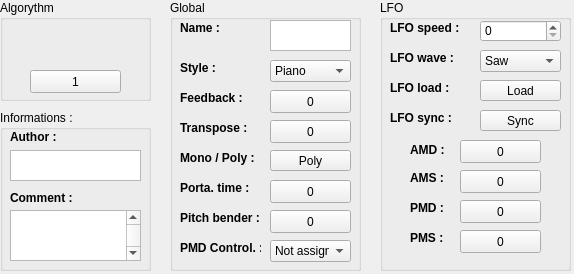
<?xml version="1.0" encoding="UTF-8"?>
<ui version="4.0">
 <class>QVoice</class>
 <widget class="QWidget" name="QVoice">
  <property name="geometry">
   <rect>
    <x>0</x>
    <y>0</y>
    <width>574</width>
    <height>274</height>
   </rect>
  </property>
  <property name="windowTitle">
   <string>Form</string>
  </property>
  <widget class="QGroupBox" name="grpBox_global">
   <property name="geometry">
    <rect>
     <x>170</x>
     <y>0</y>
     <width>191</width>
     <height>271</height>
    </rect>
   </property>
   <property name="title">
    <string>Global</string>
   </property>
   <widget class="QLabel" name="lbl_style">
    <property name="geometry">
     <rect>
      <x>10</x>
      <y>60</y>
      <width>81</width>
      <height>16</height>
     </rect>
    </property>
    <property name="font">
     <font>
      <weight>75</weight>
      <bold>true</bold>
     </font>
    </property>
    <property name="text">
     <string>Style :</string>
    </property>
   </widget>
   <widget class="QComboBox" name="cmbBox_style">
    <property name="geometry">
     <rect>
      <x>100</x>
      <y>60</y>
      <width>81</width>
      <height>22</height>
     </rect>
    </property>
    <item>
     <property name="text">
      <string>Piano</string>
     </property>
    </item>
    <item>
     <property name="text">
      <string>Keys</string>
     </property>
    </item>
    <item>
     <property name="text">
      <string>Organ</string>
     </property>
    </item>
    <item>
     <property name="text">
      <string>Guitar</string>
     </property>
    </item>
    <item>
     <property name="text">
      <string>Bass</string>
     </property>
    </item>
    <item>
     <property name="text">
      <string>Orch</string>
     </property>
    </item>
    <item>
     <property name="text">
      <string>Brass</string>
     </property>
    </item>
    <item>
     <property name="text">
      <string>Synth</string>
     </property>
    </item>
    <item>
     <property name="text">
      <string>Pad</string>
     </property>
    </item>
    <item>
     <property name="text">
      <string>Ethnic</string>
     </property>
    </item>
    <item>
     <property name="text">
      <string>Bells</string>
     </property>
    </item>
    <item>
     <property name="text">
      <string>Rythm</string>
     </property>
    </item>
    <item>
     <property name="text">
      <string>SFX</string>
     </property>
    </item>
    <item>
     <property name="text">
      <string>Other</string>
     </property>
    </item>
   </widget>
   <widget class="QLabel" name="lbl_name">
    <property name="geometry">
     <rect>
      <x>10</x>
      <y>20</y>
      <width>81</width>
      <height>16</height>
     </rect>
    </property>
    <property name="font">
     <font>
      <weight>75</weight>
      <bold>true</bold>
     </font>
    </property>
    <property name="text">
     <string>Name :</string>
    </property>
   </widget>
   <widget class="QPlainTextEdit" name="txtEdit_voicename">
    <property name="geometry">
     <rect>
      <x>100</x>
      <y>20</y>
      <width>81</width>
      <height>31</height>
     </rect>
    </property>
    <property name="verticalScrollBarPolicy">
     <enum>Qt::ScrollBarAlwaysOff</enum>
    </property>
    <property name="horizontalScrollBarPolicy">
     <enum>Qt::ScrollBarAlwaysOff</enum>
    </property>
    <property name="lineWrapMode">
     <enum>QPlainTextEdit::NoWrap</enum>
    </property>
    <property name="plainText">
     <string/>
    </property>
    <property name="maximumBlockCount">
     <number>6</number>
    </property>
   </widget>
   <widget class="QLabel" name="lbl_feedback">
    <property name="geometry">
     <rect>
      <x>10</x>
      <y>90</y>
      <width>81</width>
      <height>16</height>
     </rect>
    </property>
    <property name="font">
     <font>
      <weight>75</weight>
      <bold>true</bold>
     </font>
    </property>
    <property name="text">
     <string>Feedback :</string>
    </property>
   </widget>
   <widget class="QLabel" name="lbl_trans">
    <property name="geometry">
     <rect>
      <x>10</x>
      <y>120</y>
      <width>81</width>
      <height>16</height>
     </rect>
    </property>
    <property name="font">
     <font>
      <weight>75</weight>
      <bold>true</bold>
     </font>
    </property>
    <property name="text">
     <string>Transpose :</string>
    </property>
   </widget>
   <widget class="QLabel" name="lbl_porta_2">
    <property name="geometry">
     <rect>
      <x>10</x>
      <y>180</y>
      <width>81</width>
      <height>16</height>
     </rect>
    </property>
    <property name="font">
     <font>
      <weight>75</weight>
      <bold>true</bold>
     </font>
    </property>
    <property name="text">
     <string>Porta. time :</string>
    </property>
   </widget>
   <widget class="QLabel" name="lbl_pmdctl_2">
    <property name="geometry">
     <rect>
      <x>10</x>
      <y>240</y>
      <width>81</width>
      <height>16</height>
     </rect>
    </property>
    <property name="font">
     <font>
      <weight>75</weight>
      <bold>true</bold>
     </font>
    </property>
    <property name="text">
     <string>PMD Control. :</string>
    </property>
   </widget>
   <widget class="QLabel" name="lbl_pitch_2">
    <property name="geometry">
     <rect>
      <x>10</x>
      <y>210</y>
      <width>81</width>
      <height>16</height>
     </rect>
    </property>
    <property name="font">
     <font>
      <weight>75</weight>
      <bold>true</bold>
     </font>
    </property>
    <property name="text">
     <string>Pitch bender :</string>
    </property>
   </widget>
   <widget class="QLabel" name="lbl_poly_2">
    <property name="geometry">
     <rect>
      <x>10</x>
      <y>150</y>
      <width>81</width>
      <height>16</height>
     </rect>
    </property>
    <property name="font">
     <font>
      <weight>75</weight>
      <bold>true</bold>
     </font>
    </property>
    <property name="text">
     <string>Mono / Poly :</string>
    </property>
   </widget>
   <widget class="QPushButton" name="pshBut_poly">
    <property name="geometry">
     <rect>
      <x>100</x>
      <y>150</y>
      <width>81</width>
      <height>21</height>
     </rect>
    </property>
    <property name="text">
     <string>Poly</string>
    </property>
    <property name="checkable">
     <bool>true</bool>
    </property>
   </widget>
   <widget class="QComboBox" name="cmbBox_pmdctl">
    <property name="geometry">
     <rect>
      <x>100</x>
      <y>240</y>
      <width>81</width>
      <height>22</height>
     </rect>
    </property>
    <item>
     <property name="text">
      <string>Not assigned</string>
     </property>
    </item>
    <item>
     <property name="text">
      <string>After touch</string>
     </property>
    </item>
    <item>
     <property name="text">
      <string>Mod. wheel</string>
     </property>
    </item>
    <item>
     <property name="text">
      <string>Breath ctl.</string>
     </property>
    </item>
    <item>
     <property name="text">
      <string>Foot ctl.</string>
     </property>
    </item>
   </widget>
   <widget class="QButton" name="but_feedback">
    <property name="geometry">
     <rect>
      <x>100</x>
      <y>90</y>
      <width>81</width>
      <height>23</height>
     </rect>
    </property>
    <property name="baseSize">
     <size>
      <width>0</width>
      <height>7</height>
     </size>
    </property>
    <property name="text">
     <string>0</string>
    </property>
   </widget>
   <widget class="QButton" name="but_transpose">
    <property name="geometry">
     <rect>
      <x>100</x>
      <y>120</y>
      <width>81</width>
      <height>23</height>
     </rect>
    </property>
    <property name="baseSize">
     <size>
      <width>128</width>
      <height>127</height>
     </size>
    </property>
    <property name="text">
     <string>0</string>
    </property>
   </widget>
   <widget class="QButton" name="but_porta">
    <property name="geometry">
     <rect>
      <x>100</x>
      <y>180</y>
      <width>81</width>
      <height>23</height>
     </rect>
    </property>
    <property name="baseSize">
     <size>
      <width>0</width>
      <height>127</height>
     </size>
    </property>
    <property name="text">
     <string>0</string>
    </property>
   </widget>
   <widget class="QButton" name="but_pitch">
    <property name="geometry">
     <rect>
      <x>100</x>
      <y>210</y>
      <width>81</width>
      <height>23</height>
     </rect>
    </property>
    <property name="baseSize">
     <size>
      <width>0</width>
      <height>12</height>
     </size>
    </property>
    <property name="text">
     <string>0</string>
    </property>
   </widget>
  </widget>
  <widget class="QGroupBox" name="grpBox_algos">
   <property name="geometry">
    <rect>
     <x>0</x>
     <y>0</y>
     <width>151</width>
     <height>101</height>
    </rect>
   </property>
   <property name="title">
    <string>Algorythm</string>
   </property>
   <widget class="QLabel" name="lbl_algo">
    <property name="geometry">
     <rect>
      <x>40</x>
      <y>20</y>
      <width>71</width>
      <height>41</height>
     </rect>
    </property>
    <property name="text">
     <string/>
    </property>
    <property name="pixmap">
     <pixmap>:/imgs/algo1.bmp</pixmap>
    </property>
   </widget>
   <widget class="QButton" name="but_algo">
    <property name="geometry">
     <rect>
      <x>30</x>
      <y>70</y>
      <width>91</width>
      <height>23</height>
     </rect>
    </property>
    <property name="baseSize">
     <size>
      <width>1</width>
      <height>8</height>
     </size>
    </property>
    <property name="text">
     <string>1</string>
    </property>
   </widget>
  </widget>
  <widget class="QGroupBox" name="grpBox_LFO">
   <property name="geometry">
    <rect>
     <x>380</x>
     <y>0</y>
     <width>191</width>
     <height>271</height>
    </rect>
   </property>
   <property name="title">
    <string>LFO</string>
   </property>
   <widget class="QLabel" name="lbl_LFOwave">
    <property name="geometry">
     <rect>
      <x>10</x>
      <y>50</y>
      <width>81</width>
      <height>16</height>
     </rect>
    </property>
    <property name="font">
     <font>
      <weight>75</weight>
      <bold>true</bold>
     </font>
    </property>
    <property name="text">
     <string>LFO wave :</string>
    </property>
   </widget>
   <widget class="QComboBox" name="cmbBox_LFOwave">
    <property name="geometry">
     <rect>
      <x>100</x>
      <y>50</y>
      <width>81</width>
      <height>22</height>
     </rect>
    </property>
    <item>
     <property name="text">
      <string>Saw</string>
     </property>
    </item>
    <item>
     <property name="text">
      <string>Square</string>
     </property>
    </item>
    <item>
     <property name="text">
      <string>Triangle</string>
     </property>
    </item>
    <item>
     <property name="text">
      <string>S&amp;H</string>
     </property>
    </item>
   </widget>
   <widget class="QLabel" name="lbl_AMD">
    <property name="geometry">
     <rect>
      <x>30</x>
      <y>140</y>
      <width>41</width>
      <height>20</height>
     </rect>
    </property>
    <property name="font">
     <font>
      <weight>75</weight>
      <bold>true</bold>
     </font>
    </property>
    <property name="text">
     <string>AMD :</string>
    </property>
   </widget>
   <widget class="QLabel" name="lbl_PMD">
    <property name="geometry">
     <rect>
      <x>30</x>
      <y>200</y>
      <width>41</width>
      <height>16</height>
     </rect>
    </property>
    <property name="font">
     <font>
      <weight>75</weight>
      <bold>true</bold>
     </font>
    </property>
    <property name="text">
     <string>PMD :</string>
    </property>
   </widget>
   <widget class="QSpinBox" name="spnBox_LFOspeed">
    <property name="geometry">
     <rect>
      <x>100</x>
      <y>20</y>
      <width>81</width>
      <height>22</height>
     </rect>
    </property>
    <property name="minimum">
     <number>0</number>
    </property>
    <property name="maximum">
     <number>255</number>
    </property>
    <property name="value">
     <number>0</number>
    </property>
   </widget>
   <widget class="QLabel" name="lbl_LFOspeed">
    <property name="geometry">
     <rect>
      <x>10</x>
      <y>20</y>
      <width>81</width>
      <height>16</height>
     </rect>
    </property>
    <property name="font">
     <font>
      <weight>75</weight>
      <bold>true</bold>
     </font>
    </property>
    <property name="text">
     <string>LFO speed :</string>
    </property>
   </widget>
   <widget class="QLabel" name="lbl_AMS">
    <property name="geometry">
     <rect>
      <x>30</x>
      <y>170</y>
      <width>41</width>
      <height>16</height>
     </rect>
    </property>
    <property name="font">
     <font>
      <weight>75</weight>
      <bold>true</bold>
     </font>
    </property>
    <property name="text">
     <string>AMS :</string>
    </property>
   </widget>
   <widget class="QLabel" name="lbl_PMS">
    <property name="geometry">
     <rect>
      <x>30</x>
      <y>230</y>
      <width>41</width>
      <height>16</height>
     </rect>
    </property>
    <property name="font">
     <font>
      <weight>75</weight>
      <bold>true</bold>
     </font>
    </property>
    <property name="text">
     <string>PMS :</string>
    </property>
   </widget>
   <widget class="QLabel" name="lbl_poly_3">
    <property name="geometry">
     <rect>
      <x>10</x>
      <y>80</y>
      <width>81</width>
      <height>16</height>
     </rect>
    </property>
    <property name="font">
     <font>
      <weight>75</weight>
      <bold>true</bold>
     </font>
    </property>
    <property name="text">
     <string>LFO load :</string>
    </property>
   </widget>
   <widget class="QPushButton" name="pshBut_LFOload">
    <property name="geometry">
     <rect>
      <x>100</x>
      <y>80</y>
      <width>81</width>
      <height>21</height>
     </rect>
    </property>
    <property name="text">
     <string>Load</string>
    </property>
    <property name="checkable">
     <bool>true</bool>
    </property>
   </widget>
   <widget class="QLabel" name="lbl_poly_4">
    <property name="geometry">
     <rect>
      <x>10</x>
      <y>110</y>
      <width>81</width>
      <height>16</height>
     </rect>
    </property>
    <property name="font">
     <font>
      <weight>75</weight>
      <bold>true</bold>
     </font>
    </property>
    <property name="text">
     <string>LFO sync :</string>
    </property>
   </widget>
   <widget class="QPushButton" name="pshBut_LFOsync">
    <property name="geometry">
     <rect>
      <x>100</x>
      <y>110</y>
      <width>81</width>
      <height>21</height>
     </rect>
    </property>
    <property name="text">
     <string>Sync</string>
    </property>
    <property name="checkable">
     <bool>true</bool>
    </property>
   </widget>
   <widget class="QButton" name="but_AMD">
    <property name="geometry">
     <rect>
      <x>80</x>
      <y>140</y>
      <width>81</width>
      <height>23</height>
     </rect>
    </property>
    <property name="baseSize">
     <size>
      <width>0</width>
      <height>127</height>
     </size>
    </property>
    <property name="text">
     <string>0</string>
    </property>
   </widget>
   <widget class="QButton" name="but_AMS">
    <property name="geometry">
     <rect>
      <x>80</x>
      <y>170</y>
      <width>81</width>
      <height>23</height>
     </rect>
    </property>
    <property name="baseSize">
     <size>
      <width>0</width>
      <height>3</height>
     </size>
    </property>
    <property name="text">
     <string>0</string>
    </property>
   </widget>
   <widget class="QButton" name="but_PMD">
    <property name="geometry">
     <rect>
      <x>80</x>
      <y>200</y>
      <width>81</width>
      <height>23</height>
     </rect>
    </property>
    <property name="baseSize">
     <size>
      <width>0</width>
      <height>127</height>
     </size>
    </property>
    <property name="text">
     <string>0</string>
    </property>
   </widget>
   <widget class="QButton" name="but_PMS">
    <property name="geometry">
     <rect>
      <x>80</x>
      <y>230</y>
      <width>81</width>
      <height>23</height>
     </rect>
    </property>
    <property name="baseSize">
     <size>
      <width>0</width>
      <height>7</height>
     </size>
    </property>
    <property name="text">
     <string>0</string>
    </property>
   </widget>
  </widget>
  <widget class="QGroupBox" name="groupBox">
   <property name="geometry">
    <rect>
     <x>0</x>
     <y>110</y>
     <width>151</width>
     <height>161</height>
    </rect>
   </property>
   <property name="title">
    <string>Informations :</string>
   </property>
   <widget class="QLabel" name="lbl_author">
    <property name="geometry">
     <rect>
      <x>10</x>
      <y>20</y>
      <width>46</width>
      <height>14</height>
     </rect>
    </property>
    <property name="font">
     <font>
      <weight>75</weight>
      <bold>true</bold>
     </font>
    </property>
    <property name="text">
     <string>Author :</string>
    </property>
   </widget>
   <widget class="QPlainTextEdit" name="txtEdit_author">
    <property name="geometry">
     <rect>
      <x>10</x>
      <y>40</y>
      <width>131</width>
      <height>31</height>
     </rect>
    </property>
    <property name="verticalScrollBarPolicy">
     <enum>Qt::ScrollBarAlwaysOff</enum>
    </property>
    <property name="horizontalScrollBarPolicy">
     <enum>Qt::ScrollBarAlwaysOff</enum>
    </property>
    <property name="lineWrapMode">
     <enum>QPlainTextEdit::NoWrap</enum>
    </property>
   </widget>
   <widget class="QPlainTextEdit" name="txtEdit_comment">
    <property name="geometry">
     <rect>
      <x>10</x>
      <y>100</y>
      <width>131</width>
      <height>51</height>
     </rect>
    </property>
    <property name="verticalScrollBarPolicy">
     <enum>Qt::ScrollBarAlwaysOn</enum>
    </property>
    <property name="horizontalScrollBarPolicy">
     <enum>Qt::ScrollBarAlwaysOff</enum>
    </property>
    <property name="lineWrapMode">
     <enum>QPlainTextEdit::NoWrap</enum>
    </property>
   </widget>
   <widget class="QLabel" name="lbl_author_2">
    <property name="geometry">
     <rect>
      <x>10</x>
      <y>80</y>
      <width>71</width>
      <height>16</height>
     </rect>
    </property>
    <property name="font">
     <font>
      <weight>75</weight>
      <bold>true</bold>
     </font>
    </property>
    <property name="text">
     <string>Comment :</string>
    </property>
   </widget>
  </widget>
 </widget>
 <customwidgets>
  <customwidget>
   <class>QButton</class>
   <extends>QPushButton</extends>
   <header>interface/qbutton.h</header>
  </customwidget>
 </customwidgets>
 <resources/>
 <connections/>
</ui>
